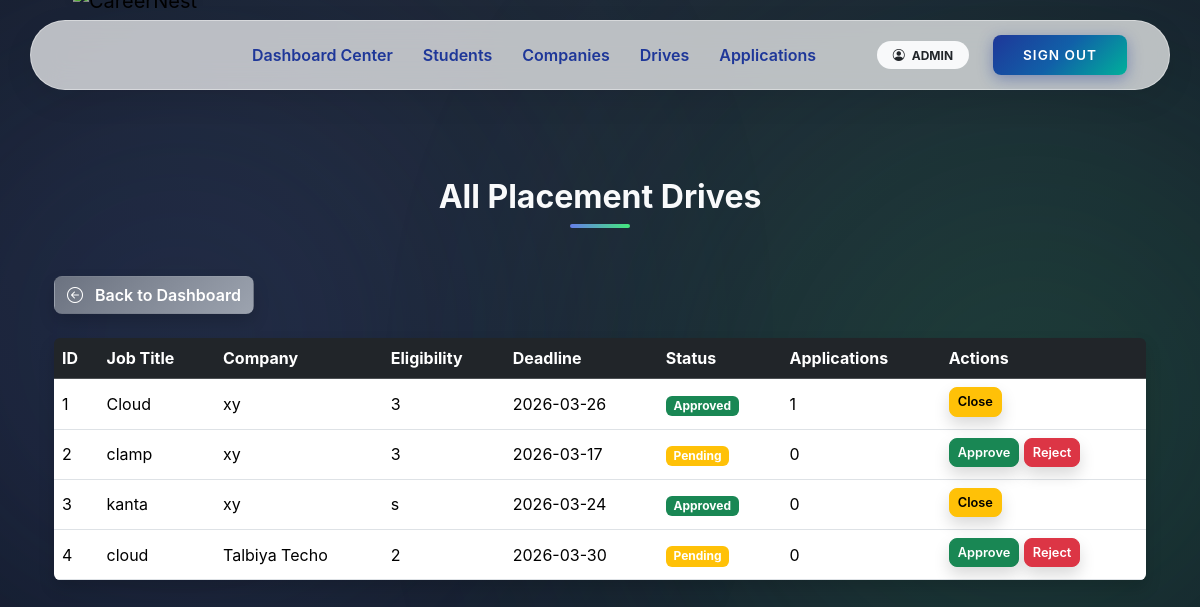
The page /admin/drives (signed in) on the database as committed earlier.
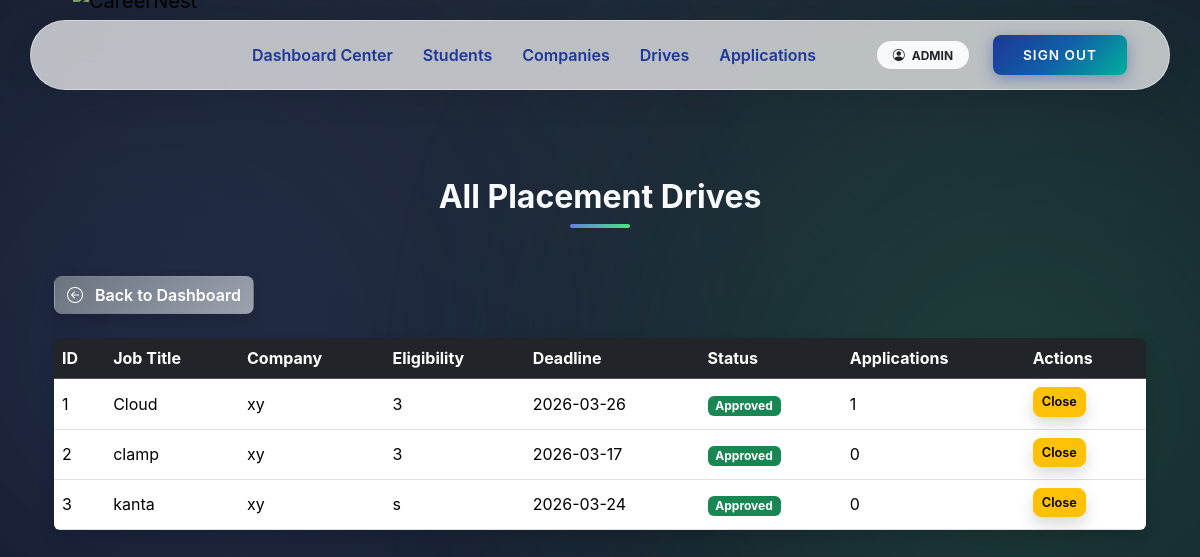
The same page on the database as committed later.
### app/models.py (models this page shows, shortened)
class User(UserMixin, db.Model):
    __tablename__ = "users"
    user_id = db.Column(db.Integer, primary_key=True)
    email = db.Column(db.String(120), unique=True, nullable=False)
    password_hash = db.Column(db.String(255), nullable=False)
    role = db.Column(db.String(20), nullable=False)
    is_active = db.Column(db.Boolean, default=True)
    is_approved = db.Column(db.Boolean, default=False)
    is_blacklisted = db.Column(db.Boolean, default=False)
    created_at = db.Column(db.DateTime, default=datetime.utcnow)
    student = db.relationship(
        "Student",
        back_populates="user",
        uselist=False,
        cascade="all, delete-orphan"
    )
    company = db.relationship(
        "Company",
        back_populates="user",
        uselist=False,
        cascade="all, delete-orphan"
    )
    admin = db.relationship(
        "Admin",
        back_populates="user",
        uselist=False,
        cascade="all, delete-orphan"
    )

class PlacementDrive(db.Model):
    __tablename__ = "placement_drives"
    drive_id = db.Column(db.Integer, primary_key=True)
    company_id = db.Column(
        db.Integer,
        db.ForeignKey("companies.user_id", ondelete="CASCADE"),
        nullable=False
    )
    job_title = db.Column(db.String(150), nullable=False)
    job_description = db.Column(db.Text, nullable=False)
    eligibility = db.Column(db.String(200))
    application_deadline = db.Column(db.Date)
    status = db.Column(db.String(20), default="Pending")
    created_at = db.Column(db.DateTime, default=datetime.utcnow)
    company = db.relationship("Company", back_populates="drives")
    applications = db.relationship(
        "Application",
        back_populates="drive",
        cascade="all, delete-orphan"
    )

class Company(db.Model):
    __tablename__ = "companies"
    user_id = db.Column(
        db.Integer,
        db.ForeignKey("users.user_id", ondelete="CASCADE"),
        primary_key=True
    )
    company_name = db.Column(db.String(150), nullable=False)
    industry = db.Column(db.String(100))
    location = db.Column(db.String(200))
    website = db.Column(db.String(200))
    contact_person = db.Column(db.String(100))
    contact_phone = db.Column(db.String(20))
    description = db.Column(db.Text)
    user = db.relationship("User", back_populates="company")
    drives = db.relationship(
        "PlacementDrive",
        back_populates="company",
        cascade="all, delete-orphan"
    )

### app/admin/routes.py (the view)
@admin_bp.route('/drives')
@login_required
@role_required('admin')
def drives():
    q = request.args.get('q', '')
    query = PlacementDrive.query
    if q:
        query = query.filter(PlacementDrive.job_title.ilike(f'%{q}%'))
    drives = query.all()
    return render_template('admin/drives.html', drives=drives, q=q)

### app/utils.py (called while the page is built)
def role_required(required_role):
    def decorator(f):
        @wraps(f)
        def decorated_function(*args, **kwargs):
            if not current_user.is_authenticated:
                abort(401)
            if current_user.role != required_role:
                abort(403)
            if required_role in ["student", "company"] and not current_user.is_approved:
                abort(403)
            if current_user.is_blacklisted:
                abort(403)
            return f(*args, **kwargs)
        return decorated_function
    return decorator

### app/templates/admin/drives.html (shortened to what this page needs)
{% extends 'base.html' %}
{% block content %}
<div class="dashboard-bg">
  <div class="container position-relative">
    <h2 class="section-heading text-center mb-5">All Placement Drives</h2>
    <a href="{{ url_for('admin.dashboard') }}" class="btn btn-gradient-secondary mb-4 shadow hover-glow text-white">
      <i class="bi bi-arrow-left-circle me-2"></i> Back to Dashboard
    </a>
    {% if drives %}
    <div class="table-responsive shadow rounded">
      <table class="table table-hover align-middle mb-0 text-white">
        <thead class="table-dark">
          <tr>
            <th>ID</th>
            <th>Job Title</th>
            <th>Company</th>
            <th>Eligibility</th>
            <th>Deadline</th>
            <th>Status</th>
            <th>Applications</th>
            <th>Actions</th>
          </tr>
        </thead>
        <tbody>
          {% for drive in drives %}
          <tr>
            <td>{{ drive.drive_id }}</td>
            <td>{{ drive.job_title }}</td>
            <td>{{ drive.company.company_name if drive.company else 'N/A' }}</td>
            <td>{{ drive.eligibility or 'N/A' }}</td>
            <td>{{ drive.application_deadline.strftime('%Y-%m-%d') if drive.application_deadline else 'N/A' }}</td>
            <td>
              {% if drive.status == 'Pending' %}
                <span class="badge bg-warning">Pending</span>
              {% elif drive.status == 'Approved' %}
                <span class="badge bg-success">Approved</span>
              {% elif drive.status == 'Rejected' %}
                <span class="badge bg-danger">Rejected</span>
              {% elif drive.status == 'Closed' %}
                <span class="badge bg-secondary">Closed</span>
              {% else %}
                <span class="badge bg-dark">{{ drive.status }}</span>
              {% endif %}
            </td>
            <td>{{ drive.applications|length }}</td>
            <td>
              {% if drive.status == 'Pending' %}
              <form action="{{ url_for('admin.approve_drive', drive_id=drive.drive_id) }}" method="POST" style="display:inline;">
                <button class="btn btn-success btn-sm mb-1 shadow hover-glow">Approve</button>
              </form>
              <form action="{{ url_for('admin.reject_drive', drive_id=drive.drive_id) }}" method="POST" style="display:inline;">
                <button class="btn btn-danger btn-sm mb-1 shadow hover-glow">Reject</button>
              </form>
              {% elif drive.status == 'Approved' %}
              <form action="{{ url_for('admin.close_drive', drive_id=drive.drive_id) }}" method="POST" style="display:inline;">
                <button class="btn btn-warning btn-sm mb-1 shadow hover-glow" onclick="return confirm('Close this drive?')">Close</button>
              </form>
              {% else %}
              <span class="text-muted">Closed</span>
              {% endif %}
            </td>
          </tr>
          {% endfor %}
        </tbody>
      </table>
    </div>
    {% else %}
    <div class="alert alert-info shadow rounded">No placement drives found.</div>
    {% endif %}
  </div>
</div>
{% endblock %}

### app/templates/base.html (shortened to what this page needs)
<!DOCTYPE html>
<html lang="en">
<head>
    <link href="https://cdn.jsdelivr.net/npm/bootstrap@5.3.2/dist/css/bootstrap.min.css" rel="stylesheet">
    <link rel="stylesheet" href="https://cdn.jsdelivr.net/npm/bootstrap-icons@1.10.5/font/bootstrap-icons.css">
</head>
<body>
    <div class="toast-container position-fixed top-0 end-0 p-3">
    </div>
    <header class="navbar-container">
        <nav class="navbar navbar-expand-lg navbar-island">
            <div class="container-fluid">
                <a class="navbar-brand " href="/">
                    <img src="{{ url_for('static', filename='img/CareerLogo.png') }}" alt="CareerNest">
                </a>
                <div class="collapse navbar-collapse" id="navMain">
                    <ul class="navbar-nav me-auto mb-2 mb-lg-0 ms-lg-4">
                        {% if current_user.is_authenticated %}
                        {% if current_user.role == 'admin' %}
                        <li class="nav-item"><a class="nav-link" href="{{ url_for('admin.dashboard') }}">Dashboard
                                Center</a></li>
                        <li class="nav-item"><a class="nav-link" href="{{ url_for('admin.students') }}">Students</a>
                        </li>
                        <li class="nav-item"><a class="nav-link" href="{{ url_for('admin.companies') }}">Companies</a>
                        </li>
                        <li class="nav-item"><a class="nav-link" href="{{ url_for('admin.drives') }}">Drives</a>
                        </li>
                        <li class="nav-item"><a class="nav-link"
                                href="{{ url_for('admin.applications') }}">Applications</a>
                        </li>
                        {% endif %}
                        {% else %}
                        <li class="nav-item"><a class="nav-link" href="/">Home</a></li>
                        {% endif %}
                    </ul>
                    <div class="d-flex flex-column flex-lg-row align-items-center">
                        {% if not current_user.is_authenticated %}
                        <a href="{{ url_for('auth.student_register') }}" class="btn btn-creative btn-student">Student
                            Join</a>
                        <a href="{{ url_for('auth.company_register') }}" class="btn btn-creative btn-student">Company
                            Join</a>
                        <a href="{{ url_for('auth.login') }}" class="btn btn-creative btn-login">Login</a>
                        {% else %}
                        <span class="badge rounded-pill bg-light text-dark px-3 py-2 me-3 d-none d-lg-block">
                            <i class="bi bi-person-circle me-1"></i> {{ current_user.role|upper }}
                        </span>
                        <a href="{{ url_for('auth.logout') }}" class="btn btn-creative btn-login">Sign Out</a>
                        {% endif %}
                    </div>
                </div>
            </div>
        </nav>
    </header>
    <main class="container page-content">
        {% block content %}{% endblock %}
    </main>
</body>
</html>

### app/templates/admin/drives.html (style rules this page uses)
.dashboard-bg { position: relative; z-index: 1; padding: 3rem 0; }
html, body { height: 100%; margin: 0; font-family: 'Inter', sans-serif; overflow-x: hidden; }
body { background: radial-gradient(circle at top, #1f2937 0%, #111827 100%); color: #f9fafb; }
body::before, body::after { content: ''; position: fixed; border-radius: 50%; filter: blur(150px); opacity: 0.15; z-index: 0; }
body::before { width: 600px; height: 600px; background: #667eea; top: 5%; left: -10%; }
body::after { width: 700px; height: 700px; background: #43e97b; bottom: 5%; right: -15%; }
.section-heading { font-weight: 700; font-size: 2rem; color: #f9fafb; position: relative; margin-bottom: 2rem; text-align:center; }
.section-heading::after { content: ''; display: block; width: 60px; height: 4px; background: linear-gradient(90deg, #667eea, #43e97b); border-radius: 2px; margin: 0.5rem auto 0 auto; }
.btn { border-radius: 8px; font-weight: 600; }
.btn-gradient-secondary { background: linear-gradient(135deg, #6b7280, #9ca3af); color: #fff; }
.table { color: #f9fafb; }
.table td, .table th { vertical-align: middle; }
.btn-success, .btn-danger, .btn-warning { font-size: 0.8rem; }
.shadow { box-shadow: 0 5px 15px rgba(0,0,0,0.3); }
.mb-1 { margin-bottom: 0.25rem; }

Rows that differ between the two databases and show on the page:
removed PlacementDrive: drive_id "4", job_title "cloud", company "Talbiya Techo", eligibility "2", application_deadline "2026-03-30", status "Pending", applications|length "0"
changed PlacementDrive "clamp": status "Pending Approve Reject" → "Approved Close"
